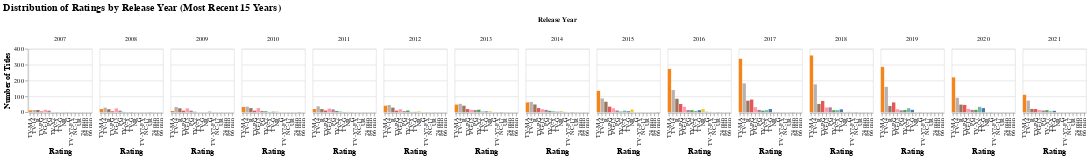

The cell this chart's notebook holds for it:
### Code cell
titlestr = f"Distribution of Ratings by Release Year (Most Recent {yeartoanlyize} Years)"
bar_chart = alt.Chart(movies_recent).mark_bar().encode(
    x=alt.X(
        'rating:N',
        title='Rating',
        sort=alt.EncodingSortField(field='rating', op='count', order='descending')
    ),
    y=alt.Y('count():Q', title='Number of Titles'),
    color=alt.Color('rating:N', legend=None),
    tooltip=[
        alt.Tooltip('rating:N', title='Rating'),
        alt.Tooltip('count():Q', title='Number of Titles')
    ]
).properties(
    width=100,  
    height=100
).facet(
    column=alt.Column('release_year:N', title='Release Year', sort=recent_years),
    columns=4,     
    spacing=10,    
    title=titlestr
).configure_axis(
    labelFontSize=10,
    titleFontSize=12
).configure_title(
    fontSize=16,
    anchor='start'
)
bar_chart

### Figure 1 — Vega specification as saved in the notebook (floating-point values rounded to 4 significant figures; data arrays with more than 128 entries replaced by an {"elided": "..."} marker saying what was removed)
{"$schema": "https://vega.github.io/schema/vega/v5.json", "data": [{"name": "source_0"}, {"name": "column_domain", "values": [{"release_year": 2020, "column_release_year_sort_index": 13.0}, {"release_year": 2021, "column_release_year_sort_index": 14.0}, {"release_year": 2010, "column_release_year_sort_index": 3.0}, {"release_year": 2013, "column_release_year_sort_index": 6.0}, {"release_year": 2017, "column_release_year_sort_index": 10.0}, {"release_year": 2012, "column_release_year_sort_index": 5.0}, {"release_year": 2011, "column_release_year_sort_index": 4.0}, {"release_year": 2008, "column_release_year_sort_index": 1.0}, {"release_year": 2009, "column_release_year_sort_index": 2.0}, {"release_year": 2007, "column_release_year_sort_index": 0.0}, {"release_year": 2018, "column_release_year_sort_index": 11.0}, {"release_year": 2019, "column_release_year_sort_index": 12.0}, {"release_year": 2015, "column_release_year_sort_index": 8.0}, {"release_year": 2014, "column_release_year_sort_index": 7.0}, {"release_year": 2016, "column_release_year_sort_index": 9.0}]}, {"name": "data_2"}, {"name": "source_0_x_domain_rating", "values": [{"rating": "PG-13", "sort_field": 341}, {"rating": "PG", "sort_field": 201}, {"rating": "TV-MA", "sort_field": 1963}, {"rating": "TV-PG", "sort_field": 464}, {"rating": "TV-14", "sort_field": 1221}, {"rating": "TV-Y", "sort_field": 130}, {"rating": "R", "sort_field": 607}, {"rating": "TV-G", "sort_field": 122}, {"rating": "TV-Y7", "sort_field": 137}, {"rating": "G", "sort_field": 16}, {"rating": "NC-17", "sort_field": 3}, {"rating": "74 min", "sort_field": 1}, {"rating": "84 min", "sort_field": 1}, {"rating": "66 min", "sort_field": 1}, {"rating": "NR", "sort_field": 66}, {"rating": "TV-Y7-FV", "sort_field": 5}, {"rating": "UR", "sort_field": 2}]}, {"name": "data_2_y_domain___count", "values": [{"min": 1, "max": 358}]}, {"name": "data_2_color_domain_rating", "values": [{"rating": "PG-13"}, {"rating": "PG"}, {"rating": "TV-MA"}, {"rating": "TV-PG"}, {"rating": "TV-14"}, {"rating": "TV-Y"}, {"rating": "R"}, {"rating": "TV-G"}, {"rating": "TV-Y7"}, {"rating": "G"}, {"rating": "NC-17"}, {"rating": "74 min"}, {"rating": "84 min"}, {"rating": "66 min"}, {"rating": "NR"}, {"rating": "TV-Y7-FV"}, {"rating": "UR"}]}, {"name": "source_0_facet_facet0", "values": {"elided": "162 records"}}], "signals": [{"name": "child_width", "value": 100}, {"name": "child_height", "value": 100}], "marks": [{"type": "group", "name": "column-title", "title": {"text": "Release Year", "style": "guide-title", "offset": 10}, "role": "column-title"}, {"type": "group", "name": "row_header", "encode": {"update": {"height": {"signal": "child_height"}}}, "axes": [{"scale": "y", "orient": "left", "grid": false, "tickCount": {"signal": "ceil(child_height/40)"}, "title": "Number of Titles", "zindex": 0, "labelOverlap": true}], "role": "row-header"}, {"type": "group", "name": "column_header", "from": {"data": "column_domain"}, "sort": {"field": "datum[\"column_release_year_sort_index\"]", "order": "ascending"}, "encode": {"update": {"width": {"signal": "child_width"}}}, "title": {"text": {"signal": "isValid(parent[\"release_year\"]) ? parent[\"release_year\"] : \"\"+parent[\"release_year\"]"}, "offset": 10, "style": "guide-label", "frame": "group"}, "role": "column-header"}, {"type": "group", "name": "column_footer", "from": {"data": "column_domain"}, "sort": {"field": "datum[\"column_release_year_sort_index\"]", "order": "ascending"}, "encode": {"update": {"width": {"signal": "child_width"}}}, "axes": [{"scale": "x", "title": "Rating", "orient": "bottom", "grid": false, "labelAlign": "right", "labelBaseline": "middle", "labelAngle": 270, "zindex": 0}], "role": "column-footer"}, {"type": "group", "name": "cell", "from": {"facet": {"data": "source_0_facet_facet0", "name": "facet", "groupby": ["release_year"], "aggregate": {"fields": ["column_release_year_sort_index"], "ops": ["min"], "as": ["column_release_year_sort_index"]}}}, "sort": {"field": ["datum[\"column_release_year_sort_index\"]"], "order": ["ascending"]}, "encode": {"update": {"height": {"signal": "child_height"}, "width": {"signal": "child_width"}}}, "data": [{"name": "data_0", "source": "facet", "transform": [{"type": "project", "fields": ["__count", "rating"]}]}], "marks": [{"type": "rect", "name": "child_marks", "from": {"data": "data_0"}, "encode": {"update": {"tooltip": {"signal": "{\"Rating\": isValid(datum[\"rating\"]) ? datum[\"rating\"] : \"\"+datum[\"rating\"], \"Number of Titles\": format(datum[\"__count\"], \"\")}"}, "x": {"field": "rating", "scale": "x"}, "fill": {"field": "rating", "scale": "color"}, "width": {"signal": "max(0.25, bandwidth('x'))"}, "y": {"field": "__count", "scale": "y"}, "y2": {"value": 0, "scale": "y"}}}, "style": ["bar"]}], "axes": [{"scale": "y", "maxExtent": 0, "ticks": false, "orient": "left", "grid": true, "tickCount": {"signal": "ceil(child_height/40)"}, "minExtent": 0, "zindex": 0, "aria": false, "domain": false, "gridScale": "x", "labels": false}], "style": "cell"}], "scales": [{"name": "x", "type": "band", "domain": {"data": "source_0_x_domain_rating", "field": "rating", "sort": {"op": "max", "field": "sort_field", "order": "descending"}}, "range": [0, {"signal": "child_width"}], "paddingOuter": 0.05, "paddingInner": 0.1}, {"name": "y", "type": "linear", "domain": [{"signal": "(data(\"data_2_y_domain___count\")[0] || {}).min"}, {"signal": "(data(\"data_2_y_domain___count\")[0] || {}).max"}], "range": [{"signal": "child_height"}, 0], "nice": true, "zero": true}, {"name": "color", "type": "ordinal", "domain": {"data": "data_2_color_domain_rating", "field": "rating", "sort": true}, "range": "category"}], "title": {"text": "Distribution of Ratings by Release Year (Most Recent 15 Years)", "anchor": "start"}, "padding": 5, "config": {"axis": {"labelFontSize": 10, "titleFontSize": 12}, "style": {"group-title": {"fontSize": 16}}}, "background": "white", "layout": {"padding": 10, "offset": {"columnTitle": 10}, "columns": {"signal": "length(data('column_domain'))"}, "bounds": "full", "align": "all"}}
